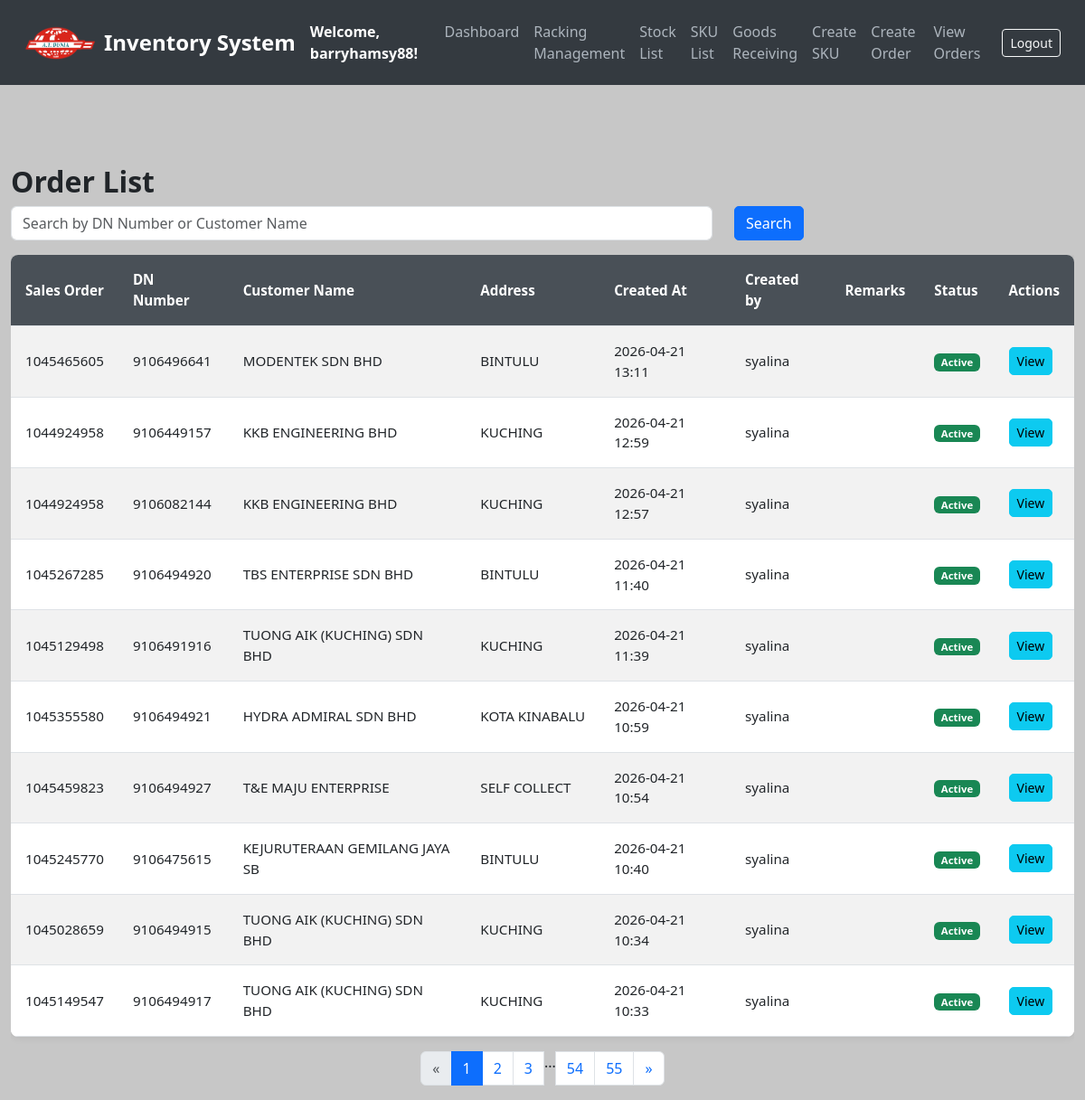
/orders (signed in), run on an earlier commit of the app's database.
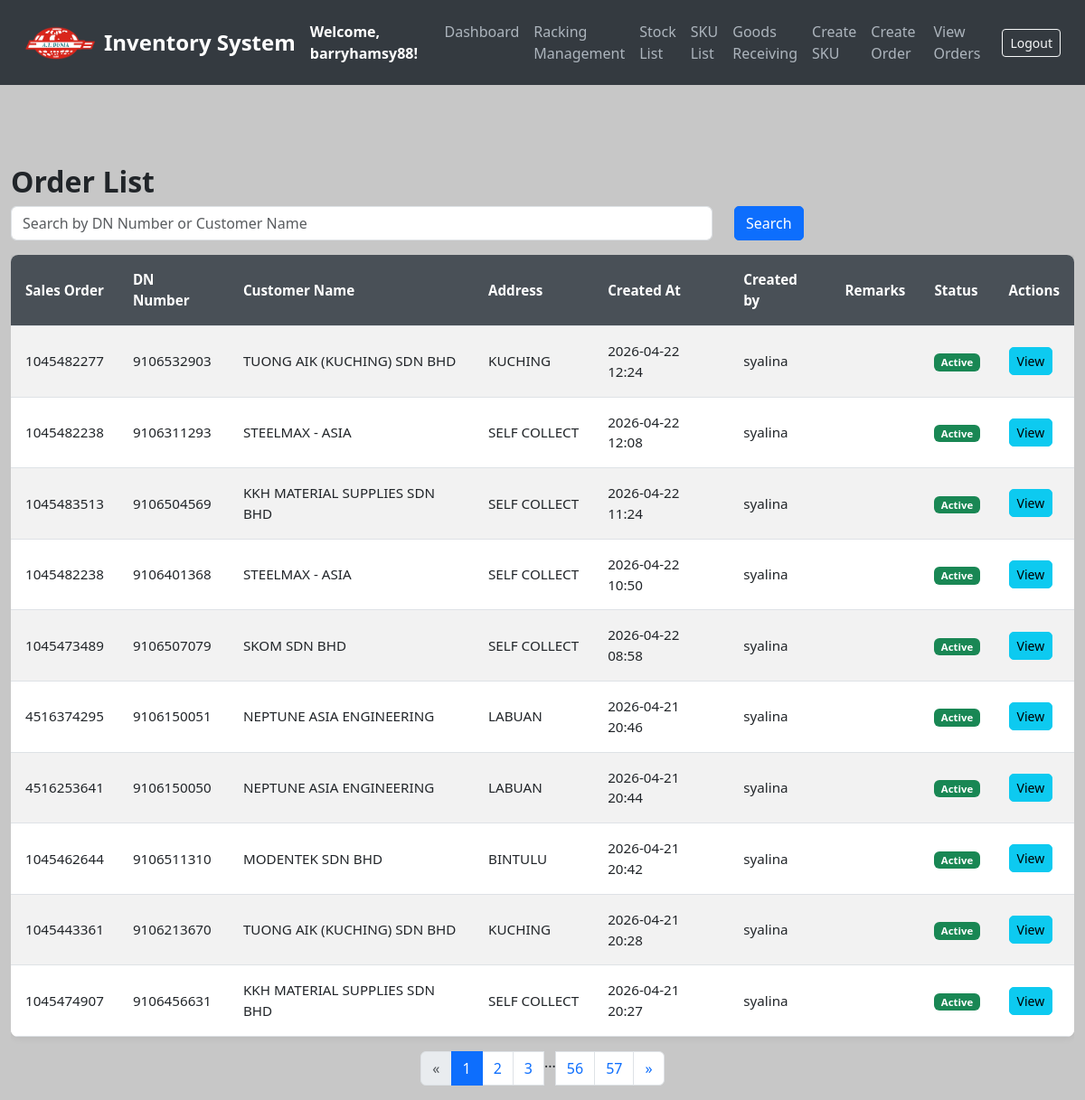
And on a later commit of the database.
### models.py (models this page shows, shortened)
class Order(db.Model):
    __tablename__ = 'orders'
    id = db.Column(db.Integer, primary_key=True)
    dn_number = db.Column(db.String(50), unique=True, nullable=False)  # Add DN number field
    created_at = db.Column(db.DateTime, default=get_local_time)
    customer_name = db.Column(db.String(100), nullable=False)
    address = db.Column(db.String(255), nullable=False)
    sales_order = db.Column(db.String(255), nullable=False)
    remarks = db.Column(db.String(255), nullable=True)
    status = db.Column(db.String(20), default='active')
    created_by = db.Column(db.String(255), nullable=True)
    last_updated_by = db.Column(db.String(255), nullable=True)  # Add this line
    items = db.relationship('OrderItem', backref='order', cascade='all, delete-orphan', lazy=True)

### app.py (the view)
@app.route('/orders')
@login_required
def list_orders():
    search = request.args.get('search', '')
    page = request.args.get('page', 1, type=int)
    query = Order.query.filter(
        Order.dn_number.like(f"%{search}%") |
        Order.customer_name.like(f"%{search}%") |
        Order.sales_order.like(f"%{search}%")  # ← ADDED THIS!
    ).order_by(Order.created_at.desc())  # Sort by most recent orders
    pagination = query.paginate(page=page, per_page=10, error_out=False)
    return render_template('list_orders.html', orders=pagination.items, pagination=pagination, search=search)

### app.py (called while the page is built)
@login_manager.user_loader
def load_user(user_id):
    return db.session.get(User, int(user_id))

### templates/list_orders.html (shortened to what the changed rows need)
<!DOCTYPE html>
<html lang="en">
<head>
    <link href="https://cdn.jsdelivr.net/npm/bootstrap@5.3.0/dist/css/bootstrap.min.css" rel="stylesheet">
</head>
<body>
<div class="container mt-5">
    <h2>Order List</h2>
    <div class="table-responsive">
        <table class="table table-striped">
            <thead>
                <tr>
                    <th>Sales Order</th>
                    <th>DN Number</th>
                    <th>Customer Name</th>
                    <th>Address</th>
                    <th>Created At</th>
                    <th>Created by</th>
                    <th>Remarks</th>
                    <th>Status</th>
                    <th>Actions</th>
                </tr>
            </thead>
            <tbody>
                {% for order in orders %}
                <tr>
                    <td>{{ order.sales_order }}</td>
                    <td>{{ order.dn_number }}</td>
                    <td>{{ order.customer_name }}</td>
                    <td class="address-cell" title="{{ order.address }}">
                        {{ order.address[:50] }}{% if order.address|length > 50 %}...{% endif %}
                    </td>
                    <td>{{ order.created_at.strftime('%Y-%m-%d %H:%M') }}</td>
                    <td>{{ order.created_by }}</td>
                    <td>{{ order.remarks }}</td>
    <td>
        {% if order.status == 'cancelled' %}
            <span class="badge bg-danger">Cancelled</span>
        {% elif order.status == 'completed' %}
            <span class="badge bg-primary">Completed</span>
        {% else %}
            <span class="badge bg-success">Active</span>
        {% endif %}
    </td>
                    <td>
                        <a href="{{ url_for('view_order', order_id=order.id) }}" class="btn btn-info btn-sm">View</a>
                    </td>
                </tr>
                {% endfor %}
            </tbody>
        </table>
    </div>
    <div class="d-flex justify-content-center">
        <nav aria-label="Page navigation">
            <ul class="pagination">
                {% for page_num in pagination.iter_pages(left_edge=2, right_edge=2, left_current=2, right_current=2) %}
                {% if page_num %}
                    {% if page_num == pagination.page %}
                    <li class="page-item active"><span class="page-link">{{ page_num }}</span></li>
                    {% else %}
                    <li class="page-item"><a class="page-link" href="{{ url_for('list_orders', page=page_num, search=search) }}">{{ page_num }}</a></li>
                    {% endif %}
                {% else %}
                <li class="page-item disabled"><span class="page-list">...</span></li>
                {% endif %}
                {% endfor %}
            </ul>
        </nav>
    </div>
</div>
</body>
</html>

What changed in the data, as far as the page shows it:
no longer on this page (row unchanged): Order: sales_order "1045465605", dn_number "9106496641", customer_name "MODENTEK SDN BHD", address "BINTULU", created_at "2026-04-21 13:11", created_by "syalina", status "Active"
no longer on this page (row unchanged): Order: sales_order "1044924958", dn_number "9106449157", customer_name "KKB ENGINEERING BHD", address "KUCHING", created_at "2026-04-21 12:59", created_by "syalina", status "Active"
no longer on this page (row unchanged): Order: sales_order "1044924958", dn_number "9106082144", customer_name "KKB ENGINEERING BHD", address "KUCHING", created_at "2026-04-21 12:57", created_by "syalina", status "Active"
no longer on this page (row unchanged): Order: sales_order "1045267285", dn_number "9106494920", customer_name "TBS ENTERPRISE SDN BHD", address "BINTULU", created_at "2026-04-21 11:40", created_by "syalina", status "Active"
no longer on this page (row unchanged): Order: sales_order "1045129498", dn_number "9106491916", customer_name "TUONG AIK (KUCHING) SDN BHD", address "KUCHING", created_at "2026-04-21 11:39", created_by "syalina", status "Active"
no longer on this page (row unchanged): Order: sales_order "1045355580", dn_number "9106494921", customer_name "HYDRA ADMIRAL SDN BHD", address "KOTA KINABALU", created_at "2026-04-21 10:59", created_by "syalina", status "Active"
no longer on this page (row unchanged): Order: sales_order "1045459823", dn_number "9106494927", customer_name "T&E MAJU ENTERPRISE", address "SELF COLLECT", created_at "2026-04-21 10:54", created_by "syalina", status "Active"
no longer on this page (row unchanged): Order: sales_order "1045245770", dn_number "9106475615", customer_name "KEJURUTERAAN GEMILANG JAYA SB", address "BINTULU", created_at "2026-04-21 10:40", created_by "syalina", status "Active"
no longer on this page (row unchanged): Order: sales_order "1045028659", dn_number "9106494915", customer_name "TUONG AIK (KUCHING) SDN BHD", address "KUCHING", created_at "2026-04-21 10:34", created_by "syalina", status "Active"
no longer on this page (row unchanged): Order: sales_order "1045149547", dn_number "9106494917", customer_name "TUONG AIK (KUCHING) SDN BHD", address "KUCHING", created_at "2026-04-21 10:33", created_by "syalina", status "Active"
added Order: sales_order "1045482277", dn_number "9106532903", customer_name "TUONG AIK (KUCHING) SDN BHD", address "KUCHING", created_at "2026-04-22 12:24", created_by "syalina", status "Active"
added Order: sales_order "1045482238", dn_number "9106311293", customer_name "STEELMAX - ASIA", address "SELF COLLECT", created_at "2026-04-22 12:08", created_by "syalina", status "Active"
added Order: sales_order "1045483513", dn_number "9106504569", customer_name "KKH MATERIAL SUPPLIES SDN BHD", address "SELF COLLECT", created_at "2026-04-22 11:24", created_by "syalina", status "Active"
added Order: sales_order "1045482238", dn_number "9106401368", customer_name "STEELMAX - ASIA", address "SELF COLLECT", created_at "2026-04-22 10:50", created_by "syalina", status "Active"
added Order: sales_order "1045473489", dn_number "9106507079", customer_name "SKOM SDN BHD", address "SELF COLLECT", created_at "2026-04-22 08:58", created_by "syalina", status "Active"
added Order: sales_order "4516374295", dn_number "9106150051", customer_name "NEPTUNE ASIA ENGINEERING", address "LABUAN", created_at "2026-04-21 20:46", created_by "syalina", status "Active"
added Order: sales_order "4516253641", dn_number "9106150050", customer_name "NEPTUNE ASIA ENGINEERING", address "LABUAN", created_at "2026-04-21 20:44", created_by "syalina", status "Active"
added Order: sales_order "1045462644", dn_number "9106511310", customer_name "MODENTEK SDN BHD", address "BINTULU", created_at "2026-04-21 20:42", created_by "syalina", status "Active"
added Order: sales_order "1045443361", dn_number "9106213670", customer_name "TUONG AIK (KUCHING) SDN BHD", address "KUCHING", created_at "2026-04-21 20:28", created_by "syalina", status "Active"
added Order: sales_order "1045474907", dn_number "9106456631", customer_name "KKH MATERIAL SUPPLIES SDN BHD", address "SELF COLLECT", created_at "2026-04-21 20:27", created_by "syalina", status "Active"
Also different on the page:
new list line: "56"
new list line: "57"
list line gone: "54"
list line gone: "55"
